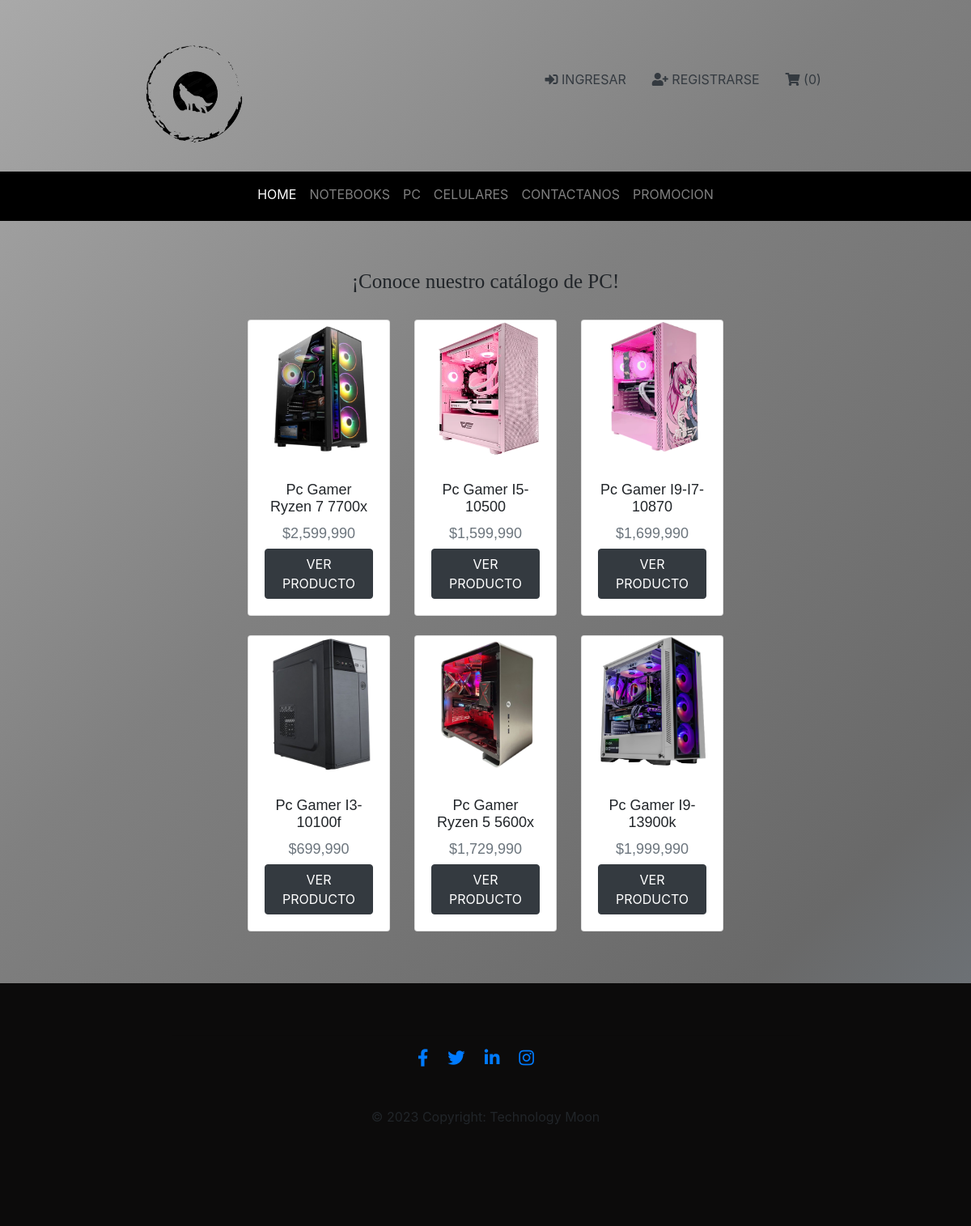
/pc/, run on the app's committed database.
### myapp/models.py (models this page shows, shortened)
class producto_pc(models.Model):
    CLASE_CHOICES = (
        ('notebook', 'Notebook'),
        ('pc', 'PC'),
        ('celular', 'Celular'),
    )
    nombre = models.CharField(max_length=50)
    precio = models.IntegerField()
    descripcion = models.TextField()
    marca = models.ForeignKey(Marca, on_delete=models.PROTECT)
    imagen = models.ImageField(upload_to="productos_pcs", null=True)
    clase = models.CharField(max_length=20, choices=CLASE_CHOICES, default='pc')

### myapp/views.py (the view)
# urls.py: path('pc/', pc, name='PC'),
def pc(request):
    productos_pcs = producto_pc.objects.all()
    transiciones = transicione.objects.all()
    data2 = {
        'productos_pcs': productos_pcs,
        'transiciones': transiciones
    }
    return render(request,'PC.html', data2)

### myapp/templates/PC.html (shortened to what this page needs)
{% extends 'base.html' %}
{% load static %}
{% block contenido %}
<div class="contenido_wrap">
  <section class="row">
    {% load humanize %}
    <article id="Oferta" class="col-xs-12 col-sm-12 col-md-12 col-lg-12">
      <div>
        <h1>¡Conoce nuestro catálogo de PC!</h1>
        <br>
      </div>
      <div class="row">
        {% for p in productos_pcs %}
        <div class="col-md-4 mb-4">
          <div class="card h-100">
            <div class="categoria">
              {% if p.imagen %}
              <img src="{{ p.imagen.url }}" class="card-img-top" alt="">
              {% endif %}
            </div>
            <div class="card-body">
              <h5 class="card-title">{{ p.nombre | title }}</h5>
              <h5 class="card-subtitle mb-2 text-muted">${{ p.precio | intcomma }}</h5>
              <a href="{% url 'pc_detail' p.id %}" class="btn btn-dark">Ver producto</a>
            </div>
          </div>
        </div>
        {% endfor %}
      </div>
    </article>
  </section>
</div>
{% endblock %}

### myapp/templates/static/css/estilos.css (style rules this page uses)
* { margin: 0; padding: 0; font-family: 0; }
body { background-image: linear-gradient(135deg, #A9A9A9, #808080, #696969, #778899, #708090, #2F4F4F, #695175, #876c96); background-size: 500%; animation: animacioncolor 50s infinite ; }
body { font: 15px Arial, Helvetica, sans-serif ; padding: 0; margin: 0; background-color: #2f3849; }
header li,a,button { text-decoration: none; color: #fff; text-transform: uppercase; font-size: 16px; font: Arial; }
.contenido_wrap { width: 70%; margin: auto; padding-bottom: 20px; position: relative; z-index: 998; padding-top: 30px; overflow: hidden; }
.categoria { text-align: center; justify-content: center; margin-left: 5px; }
#Oferta { margin-top: 3 0px; text-align: center; }
#Oferta h1 { font-size: 25px; font-family: 'Press Start 2P', cursive; }
#Oferta h5 { margin-top: 10px; font: 18px Arial, Helvetica, sans-serif ; }

### myapp/templates/static/css/main.css (style rules this page uses)
html { font-size: 16px; }

### myapp/templates/static/css/flexboxgrid.css (style rules this page uses)
.row { box-sizing: border-box; display: -ms-flexbox; display: -webkit-box; display: flex; -ms-flex: 0 1 auto; -webkit-box-flex: 0; flex: 0 1 auto; -ms-flex-direction: row; -webkit-box-orient: horizontal; -webkit-box-direction: normal; flex-direction: row; -ms-flex-wrap: wrap; flex-wrap: wrap; margin-right: -1rem; margin-left: -1rem; }
.col-xs, .col-xs-1, .col-xs-2, .col-xs-3, .col-xs-4, .col-xs-5, .col-xs-6, .col-xs-7, .col-xs-8, .col-xs-9, .col-xs-10, .col-xs-11, .col-xs-12 { box-sizing: border-box; -ms-flex: 0 0 auto; -webkit-box-flex: 0; flex: 0 0 auto; padding-right: 1rem; padding-left: 1rem; }
.col-xs-12 { -ms-flex-preferred-size: 100%; flex-basis: 100%; max-width: 100%; }
@media only screen and (min-width: 48em) { .col-sm, .col-sm-1, .col-sm-2, .col-sm-3, .col-sm-4, .col-sm-5, .col-sm-6, .col-sm-7, .col-sm-8, .col-sm-9, .col-sm-10, .col-sm-11, .col-sm-12 { box-sizing: border-box; -ms-flex: 0 0 auto; -webkit-box-flex: 0; flex: 0 0 auto; padding-right: 1rem; padding-left: 1rem; } }
@media only screen and (min-width: 48em) { .col-sm-12 { -ms-flex-preferred-size: 100%; flex-basis: 100%; max-width: 100%; } }
@media only screen and (min-width: 62em) { .col-md, .col-md-1, .col-md-2, .col-md-3, .col-md-4, .col-md-5, .col-md-6, .col-md-7, .col-md-8, .col-md-9, .col-md-10, .col-md-11, .col-md-12 { box-sizing: border-box; -ms-flex: 0 0 auto; -webkit-box-flex: 0; flex: 0 0 auto; padding-right: 1rem; padding-left: 1rem; } }
@media only screen and (min-width: 62em) { .col-md-4 { -ms-flex-preferred-size: 33.333%; flex-basis: 33.333%; max-width: 33.333%; } }
@media only screen and (min-width: 62em) { .col-md-12 { -ms-flex-preferred-size: 100%; flex-basis: 100%; max-width: 100%; } }
@media only screen and (min-width: 75em) { .col-lg, .col-lg-1, .col-lg-2, .col-lg-3, .col-lg-4, .col-lg-5, .col-lg-6, .col-lg-7, .col-lg-8, .col-lg-9, .col-lg-10, .col-lg-11, .col-lg-12 { box-sizing: border-box; -ms-flex: 0 0 auto; -webkit-box-flex: 0; flex: 0 0 auto; padding-right: 1rem; padding-left: 1rem; } }
@media only screen and (min-width: 75em) { .col-lg-12 { -ms-flex-preferred-size: 100%; flex-basis: 100%; max-width: 100%; } }

### data on the page
producto_pc: imagen (picture), nombre "Pc Gamer Ryzen 7 7700x", precio "2,599,990"
producto_pc: imagen (picture), nombre "Pc Gamer I5-10500", precio "1,599,990"
producto_pc: imagen (picture), nombre "Pc Gamer I9-I7-10870", precio "1,699,990"
producto_pc: imagen (picture), nombre "Pc Gamer I3-10100f", precio "699,990"
producto_pc: imagen (picture), nombre "Pc Gamer Ryzen 5 5600x", precio "1,729,990"
producto_pc: imagen (picture), nombre "Pc Gamer I9-13900k", precio "1,999,990"
